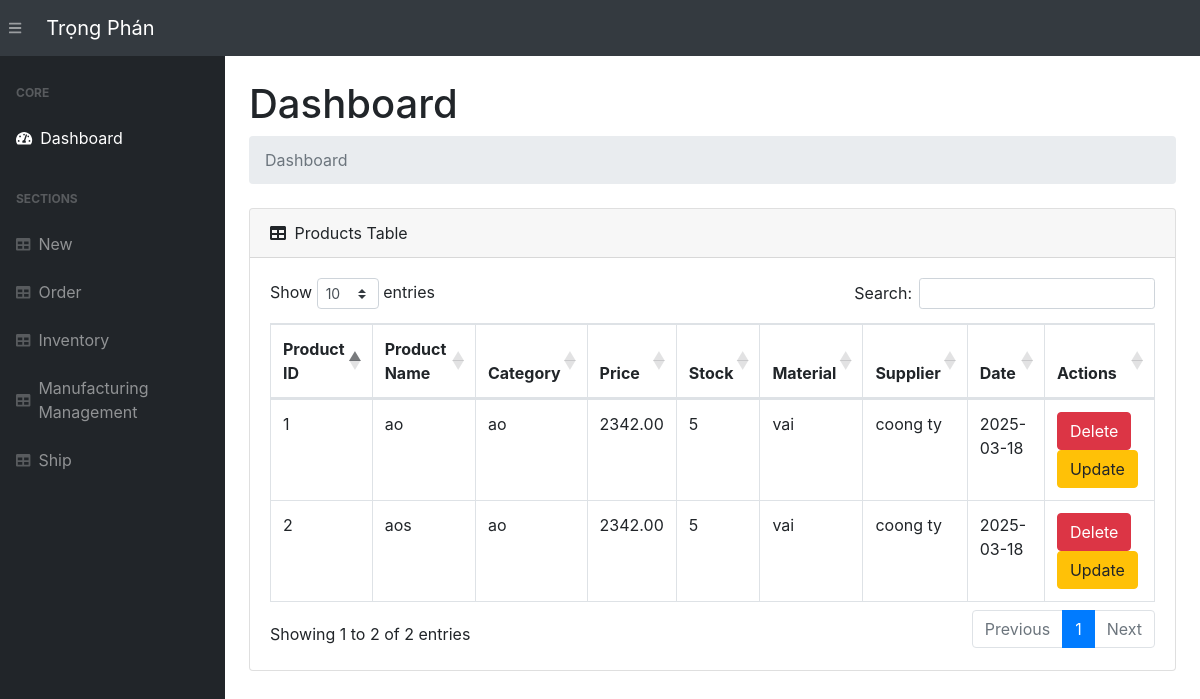
The page / on the database its author committed.
### app.py (models this page shows, shortened)
class Product(db.Model):
    __tablename__ = 'products'
    product_id = db.Column(db.Integer, primary_key=True)
    pro_name = db.Column(db.String(255), nullable=False)
    pro_category = db.Column(db.String(255))
    pro_unit_price = db.Column(db.Numeric(10, 2), nullable=False)
    pro_stock = db.Column(db.Integer, default=0)
    pro_supplier_id = db.Column(db.Integer, db.ForeignKey('supplier.supplier_id'))  # Sửa lại tên khóa ngoại
    supplier = db.relationship('Supplier', backref='sup_products')
    last_updated = db.Column(db.DateTime, default=datetime.utcnow, onupdate=datetime.utcnow)
    condition = db.Column(db.String(50), nullable=True)
    defect_reason = db.Column(db.String(255), nullable=True)
    pro_status = db.Column(db.String(50), default='In Production')
    pro_material_id = db.Column(db.Integer, db.ForeignKey('material.material_id'))
    material = db.relationship('Material', backref='mate_products')

class Material(db.Model):
    __tablename__ = 'material'
    material_id = db.Column(db.Integer, primary_key=True)
    material_name = db.Column(db.String(255), nullable=False)
    material_description = db.Column(db.String(255))
    quantity_in_stock = db.Column(db.Integer, default=0)
    reorder_level = db.Column(db.Integer, default=10)

class Supplier(db.Model):
    __tablename__    = 'supplier'
    supplier_id      = db.Column(db.Integer, primary_key=True)
    sup_name         = db.Column(db.String(255), nullable=False)
    sup_contact_info = db.Column(db.String(255), nullable=False)
    sup_address      = db.Column(db.String(255), nullable=False)
    sup_material_id = db.Column(db.Integer, db.ForeignKey('material.material_id'))  # Sửa lại tên khóa ngoại
    material = db.relationship('Material', backref='supplier')

### app.py (the view)
@app.route('/', methods=["POST", "GET"])
def index():
    products = Product.query.all()  # Đảm bảo có dữ liệu
    materials=Material.query.all()
    suppliers=Supplier.query.all()
    return render_template('index.html', products=products, materials=materials, suppliers=suppliers)

### templates/index.html (shortened to what this page needs)
{% extends 'base.html' %}
{% block content %}
<main>
    <div class="container-fluid">
        <h1 class="mt-4">Dashboard</h1>
        <ol class="breadcrumb mb-4">
            <li class="breadcrumb-item active">Dashboard</li>
        </ol>
        <div class="card mb-4">
            <div class="card-header">
                <i class="fas fa-table mr-1"></i> Products Table
            </div>
            <div class="card-body">
                <div class="table-responsive">
                    {% if products|length < 1 %}
                        <h4>There are no Products, add one above</h4>
                    {% else %}
                        <table class="table table-bordered" id="dataTable" width="100%" cellspacing="0">
                            <thead>
                                <tr>
                                    <th>Product ID</th>
                                    <th>Product Name</th>
                                    <th>Category</th>
                                    <th>Price</th>
                                    <th>Stock</th>
                                    <th>Material</th>
                                    <th>Supplier</th>
                                    <th>Date</th>
                                    <th>Actions</th>
                                </tr>
                            </thead>
                            <tbody>
                                {% for product in products %}
                                    <tr>
                                        <td>{{ product.product_id }}</td>
                                        <td>{{ product.pro_name }}</td>
                                        <td>{{ product.pro_category }}</td>
                                        <td>{{ product.pro_unit_price }}</td>
                                        <td>{{ product.pro_stock }}</td>
                                        <td>{{ product.material.material_name }}</td>
                                        <td> {{ product.supplier.sup_name }}</td>
                                        <td>{{ product.last_updated.date() }}</td>
                                        <td>
                                            <div style="display: inline-block;">
                                                <form action="/delete-product/{{ product.product_id }}" method="POST" style="display:inline;">
                                                    <button type="submit" class="btn btn-danger" onclick="return confirmDelete()">Delete</button>
                                                </form>
                                                <a href="/update-product/{{ product.product_id }}" class="btn btn-warning">Update</a>
                                            </div>
                                        </td>
                                    </tr>
                                {% endfor %}
                            </tbody>
                        </table>
                    {% endif %}
                </div>
            </div>
        </div>
    </div>
</main>
{% endblock %}

### rows shown on the page
Product: product_id "1", pro_name "ao", pro_category "ao", pro_unit_price "2342.00", pro_stock "5", material.material_name "vai", supplier.sup_name "coong ty", last_updated "2025-03-18"
Product: product_id "2", pro_name "aos", pro_category "ao", pro_unit_price "2342.00", pro_stock "5", material.material_name "vai", supplier.sup_name "coong ty", last_updated "2025-03-18"
